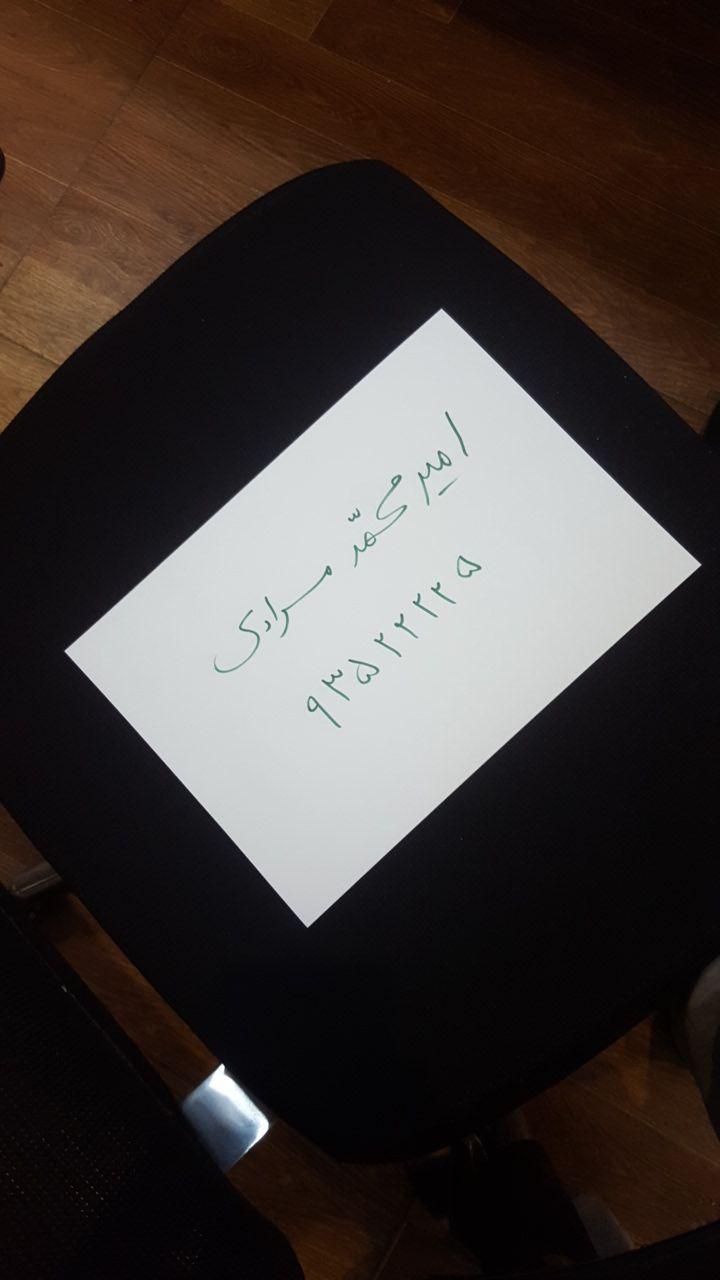
#> input picture HW10/Q1/Images/4.jpg, 720 x 1280 px
$ python app.py
#> lines starting #> are read from the running program, lines starting #| are printed output that depends on the picture; after the words box and inside, x2 and y2 are one past the last pixel; in counts of white or black regions, pixels touching at a corner belong together
import cv2 as cv
import numpy as np


def resize(img, height):
    (h, w) = img.shape[:2]
    r = height / float(h)
    dim = (int(w * r), height)
    return cv.resize(img, dim, interpolation=cv.INTER_AREA)


# load the image and compute the ratio of the old height
# to the new height, clone it, and resize it
img_num = "4"
image = cv.imread("./Images/" + img_num + ".jpg")
#> image is the input picture: shape (1280, 720, 3); mean B, G, R 56.4, 59.1, 66.8
ratio = image.shape[0] / 500.0
#> ratio = 2.56
orig = image.copy()

image = resize(image, 500)

# convert the image to grayscale, blur it, and find edges
# in the image
gray = cv.cvtColor(image, cv.COLOR_BGR2GRAY)
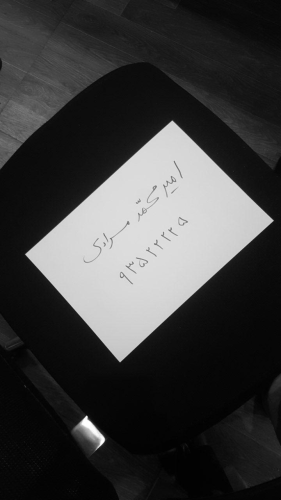
#> gray: shape (500, 281); min 0, max 255, mean 61.1
gray = cv.GaussianBlur(gray, (5, 5), 0)
print("STEP 1: Edge Detection")
edged = cv.Canny(gray, 75, 200)
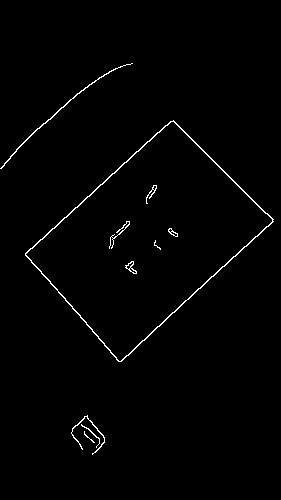
#> edged: shape (500, 281); 1.2% white in thin lines or dots, all inside (x1, y1, x2, y2) = (0, 63, 274, 455)

# show the original image and the edge detected image
cv.imshow("Image", image)
cv.waitKey(0)
cv.destroyAllWindows()
cv.imshow("Edged", edged)
cv.waitKey(0)
cv.destroyAllWindows()

# find the contours in the edged image, keeping only the
# largest ones, and initialize the screen contour
print("STEP 2: Find contours of paper")
cnts = cv.findContours(edged.copy(), cv.RETR_LIST, cv.CHAIN_APPROX_SIMPLE)
#> cnts = 16 contours, 8 with area under 20; largest, box (x1, y1, x2, y2) and area: (25, 120, 274, 362) 29376, (25, 121, 273, 362) 28912, (0, 63, 133, 169) 96, (125, 261, 137, 274) 56, (71, 415, 105, 455) 47, (168, 228, 178, 237) 35, (146, 185, 157, 204) 26, (126, 261, 134, 270) 23
cnts = cnts[len(cnts) - 2]
cnts = sorted(cnts, key=cv.contourArea, reverse=True)[:5]
#> cnts = 5 contours; box (x1, y1, x2, y2) and area: (25, 120, 274, 362) 29376, (25, 121, 273, 362) 28912, (0, 63, 133, 169) 96, (125, 261, 137, 274) 56, (71, 415, 105, 455) 47

# loop over the contours
for c in cnts:
    # approximate the contour
    peri = cv.arcLength(c, True)
    approx = cv.approxPolyDP(c, 0.02 * peri, True)

    # if our approximated contour has four points, then we
    # can assume that we have found our screen
    if len(approx) == 4:
        screenCnt = approx
        break
#> this loop made 1 pass
#> (peri, screenCnt) on pass 1: (706.4, [[173, 120], [25, 253], [118, 361], [273, 221]])

# show the contour (outline) of the piece of paper
cv.drawContours(image, [screenCnt], -1, (0, 255, 0), 2)
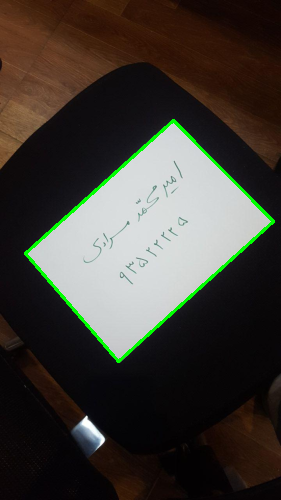
#> image: shape (500, 281, 3); mean B, G, R 54.3, 61.1, 64.8
cv.imshow("Outline", image)
cv.waitKey(0)
cv.destroyAllWindows()

# prepare four coordinates shape
pts = screenCnt.reshape(4, 2) * ratio
#> pts = [[442.9, 307.2], [64, 647.7], [302.1, 924.2], [698.9, 565.8]]
rect = np.zeros((4, 2), dtype="float32")

# coordinates: [ top-left, top-right, bottom-right, bottom-left]

# top-left point -> smallest sum
# bottom-right point -> largest sum
s = pts.sum(axis=1)
#> s = [750.1, 711.7, 1226.2, 1264.6]
rect[0] = pts[np.argmin(s)]
rect[2] = pts[np.argmax(s)]

# top-right point -> smallest difference,
# bottom-left ->largest difference
diff = np.diff(pts, axis=1)
#> diff = [-135.7, 583.7, 622.1, -133.1]
rect[1] = pts[np.argmin(diff)]
rect[3] = pts[np.argmax(diff)]

# define four point rectangle of coordinates
(tl, tr, br, bl) = rect

# top width = distance(top-left, top-right)
# bottom width = distance(bottom-left, bottom-right)
# rectangle width = max(top width, botton width)
topWidth = np.sqrt(((tr[0] - tl[0]) ** 2) + ((tr[1] - tl[1]) ** 2))
bottomWidth = np.sqrt(((br[0] - bl[0]) ** 2) + ((br[1] - bl[1]) ** 2))
maxWidth = max(int(topWidth), int(bottomWidth))

# right height = distance(top-right, bottom-right)
# left height = distance(top-left, bottom-left)
# rectangle width = max(right height, left height)
rightHeight = np.sqrt(((tr[0] - br[0]) ** 2) + ((tr[1] - br[1]) ** 2))
leftHeight = np.sqrt(((tl[0] - bl[0]) ** 2) + ((tl[1] - bl[1]) ** 2))
maxHeight = max(int(rightHeight), int(leftHeight))

# get top-down view of calculated rectangle
dst = np.array([
    [0, 0],
    [maxWidth - 1, 0],
    [maxWidth - 1, maxHeight - 1],
    [0, maxHeight - 1]], dtype="float32")

# compute the perspective transform matrix and then apply it
print("STEP 3: Apply perspective transform")
M = cv.getPerspectiveTransform(rect, dst)
warped2 = cv.warpPerspective(orig, M, (maxWidth, maxHeight))
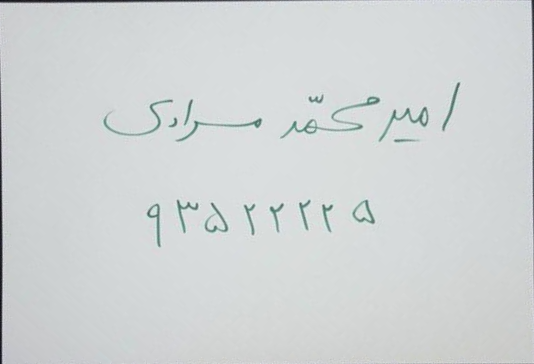
#> warped2: shape (364, 534, 3); mean B, G, R 213.2, 212.6, 208.5

# if you want thresholded gray scale output (like a scanner) uncomment lines below.
# warped = cv.cvtColor(warped, cv.COLOR_BGR2GRAY)
# T = cv.adaptiveThreshold(warped, 255, cv.ADAPTIVE_THRESH_GAUSSIAN_C, cv.THRESH_BINARY, 11, 0)

# show the original and scanned images
result = np.concatenate((resize(orig, height=300), resize(warped2, height=300)), axis=1)
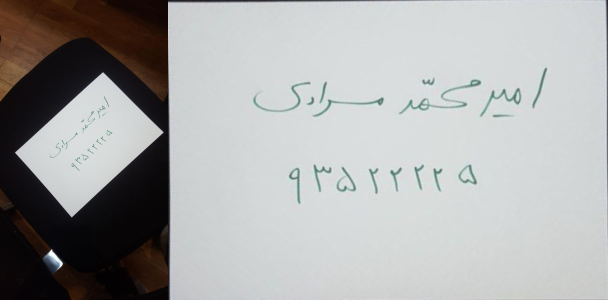
#> result: shape (300, 608, 3); mean B, G, R 169.9, 170.2, 169.3
cv.imwrite("./Outputs/" + img_num + ".jpg", result)
cv.imshow("Result", result)
cv.waitKey(0)

$ run again, with HW10/Q1/Images/1.jpg copied over HW10/Q1/Images/4.jpg
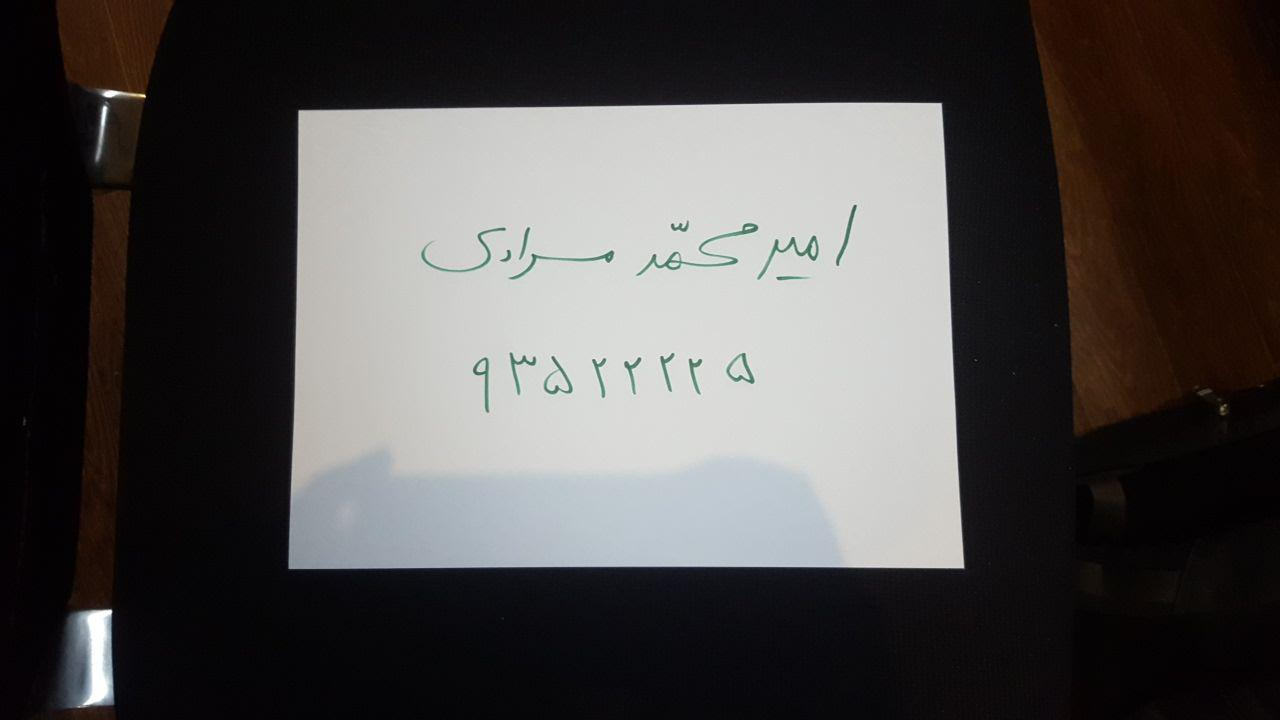
#> input picture HW10/Q1/Images/1.jpg, 1280 x 720 px
#> image is the input picture: shape (720, 1280, 3); mean B, G, R 74.5, 75.4, 78.2
#> `edged = cv.Canny(gray, 75, 200)`:
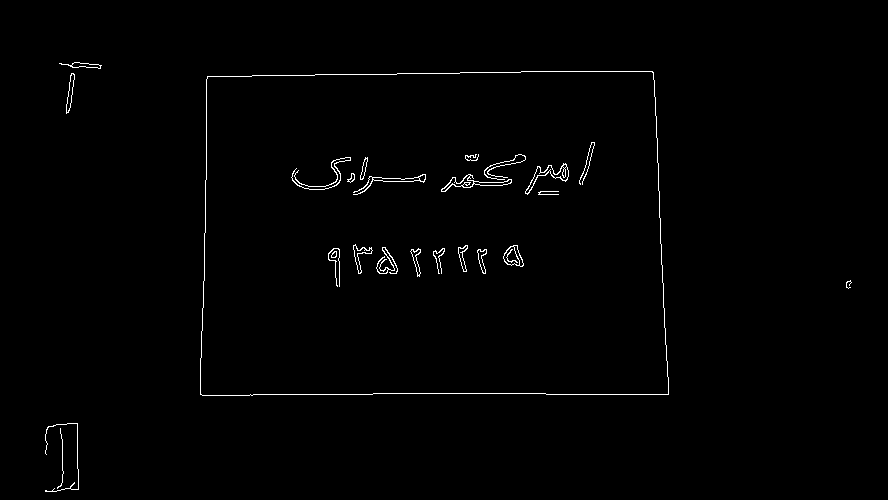
#> edged: shape (500, 888); 0.91% white in thin lines or dots, all inside (x1, y1, x2, y2) = (45, 62, 852, 492)
#> `cnts = cv.findContours(edged.copy(), cv.RETR_LIST, cv.CHAIN_APPROX_SIM..`: cnts = 46 contours, 14 with area under 20; largest, box (x1, y1, x2, y2) and area: (200, 71, 669, 396) 146422, (200, 71, 669, 396) 146419, (525, 163, 569, 195) 320, (441, 174, 512, 192) 314, (503, 245, 524, 267) 278
#> `cnts = sorted(cnts, key=cv.contourArea, reverse=True)[:5]`: cnts = 5 contours; box (x1, y1, x2, y2) and area: (200, 71, 669, 396) 146422, (200, 71, 669, 396) 146419, (525, 163, 569, 195) 320, (441, 174, 512, 192) 314, (503, 245, 524, 267) 278
#> the loop `for c in cnts:` made 1 pass
#> (peri, screenCnt) on pass 1: (1568.1, [[653, 72], [207, 76], [200, 394], [668, 394]])
#> image: shape (500, 888, 3)
#> pts = [[940.3, 103.7], [298.1, 109.4], [288, 567.4], [961.9, 567.4]]
#> s = [1044, 407.5, 855.4, 1529.3]
#> diff = [-836.6, -188.6, 279.4, -394.6]
#> `result = np.concatenate((resize(orig, height=300), resize(warped2, hei..`:
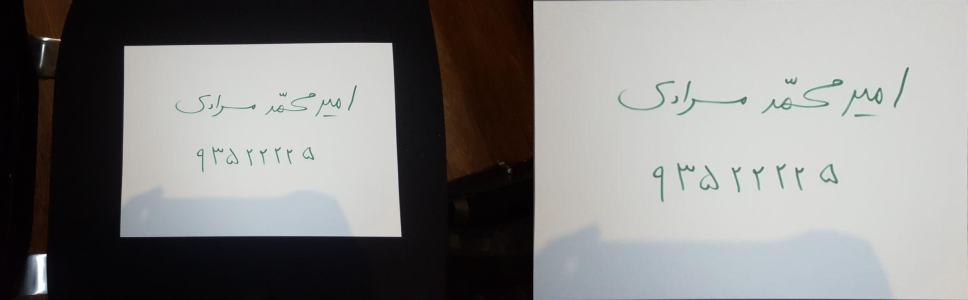
#> result: shape (300, 968, 3); mean B, G, R 131.8, 132.8, 133.3

$ run again, with HW10/Q1/Images/2.jpg copied over HW10/Q1/Images/4.jpg
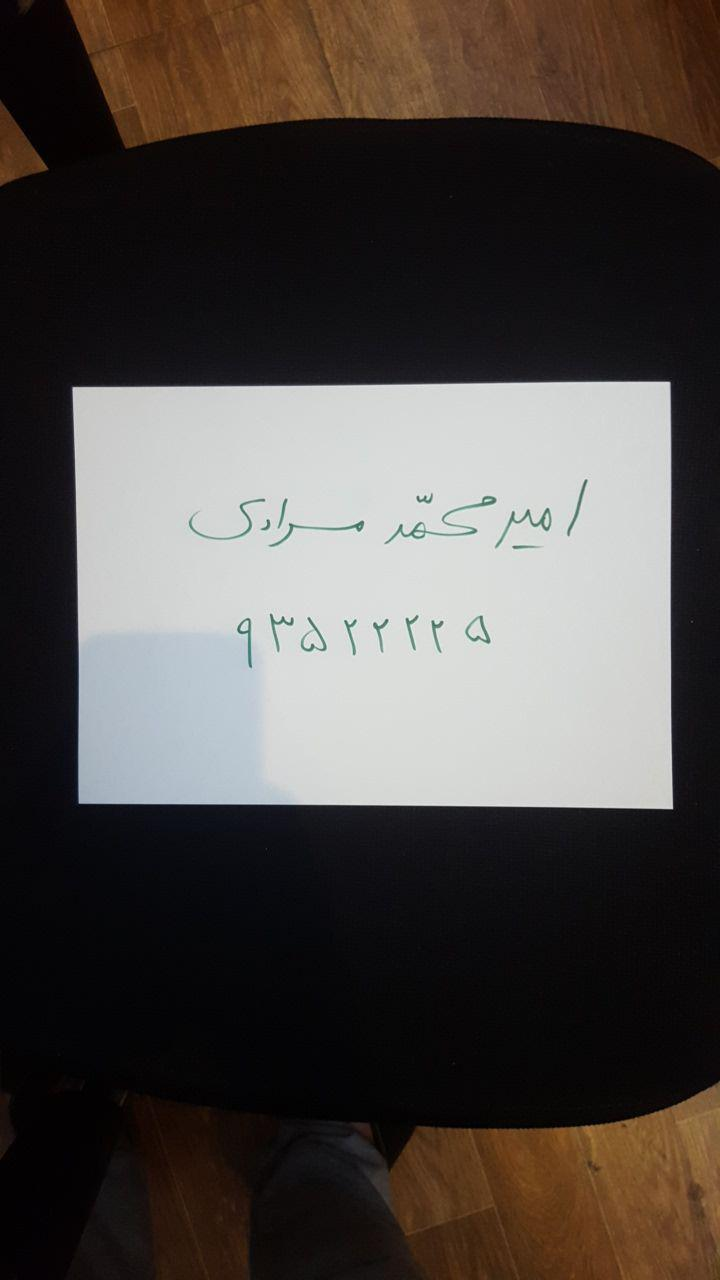
#> input picture HW10/Q1/Images/2.jpg, 720 x 1280 px
#> image is the input picture: shape (1280, 720, 3); mean B, G, R 69.8, 73.1, 78.6
#> `edged = cv.Canny(gray, 75, 200)`:
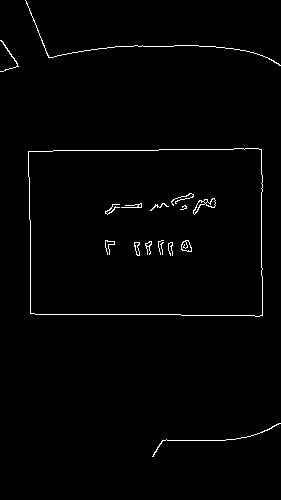
#> edged: shape (500, 281); 1.3% white in thin lines or dots
#> `cnts = cv.findContours(edged.copy(), cv.RETR_LIST, cv.CHAIN_APPROX_SIM..`: cnts = 25 contours, 15 with area under 20; largest, box (x1, y1, x2, y2) and area: (28, 148, 263, 317) 38220, (28, 148, 263, 317) 38218, (193, 198, 216, 215) 118, (181, 240, 192, 252) 85, (181, 240, 192, 252) 76
#> `cnts = sorted(cnts, key=cv.contourArea, reverse=True)[:5]`: cnts = 5 contours; box (x1, y1, x2, y2) and area: (28, 148, 263, 317) 38220, (28, 148, 263, 317) 38218, (193, 198, 216, 215) 118, (181, 240, 192, 252) 85, (181, 240, 192, 252) 76
#> the loop `for c in cnts:` made 1 pass
#> (peri, screenCnt) on pass 1: (801.7, [[261, 149], [28, 151], [30, 313], [262, 315]])
#> image: shape (500, 281, 3)
#> pts = [[668.2, 381.4], [71.68, 386.6], [76.8, 801.3], [670.7, 806.4]]
#> s = [1049.6, 458.2, 878.1, 1477.1]
#> diff = [-286.7, 314.9, 724.5, 135.7]
#> `result = np.concatenate((resize(orig, height=300), resize(warped2, hei..`:
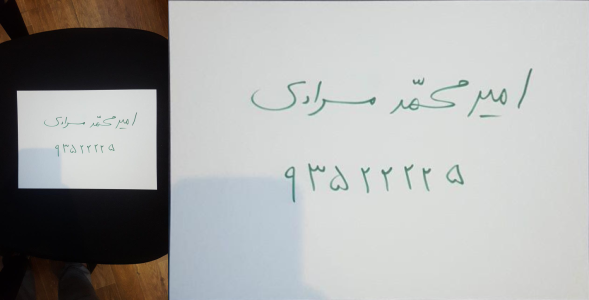
#> result: shape (300, 589, 3); mean B, G, R 170.1, 171.1, 170

$ run again, with HW10/Q1/Images/5.jpg copied over HW10/Q1/Images/4.jpg
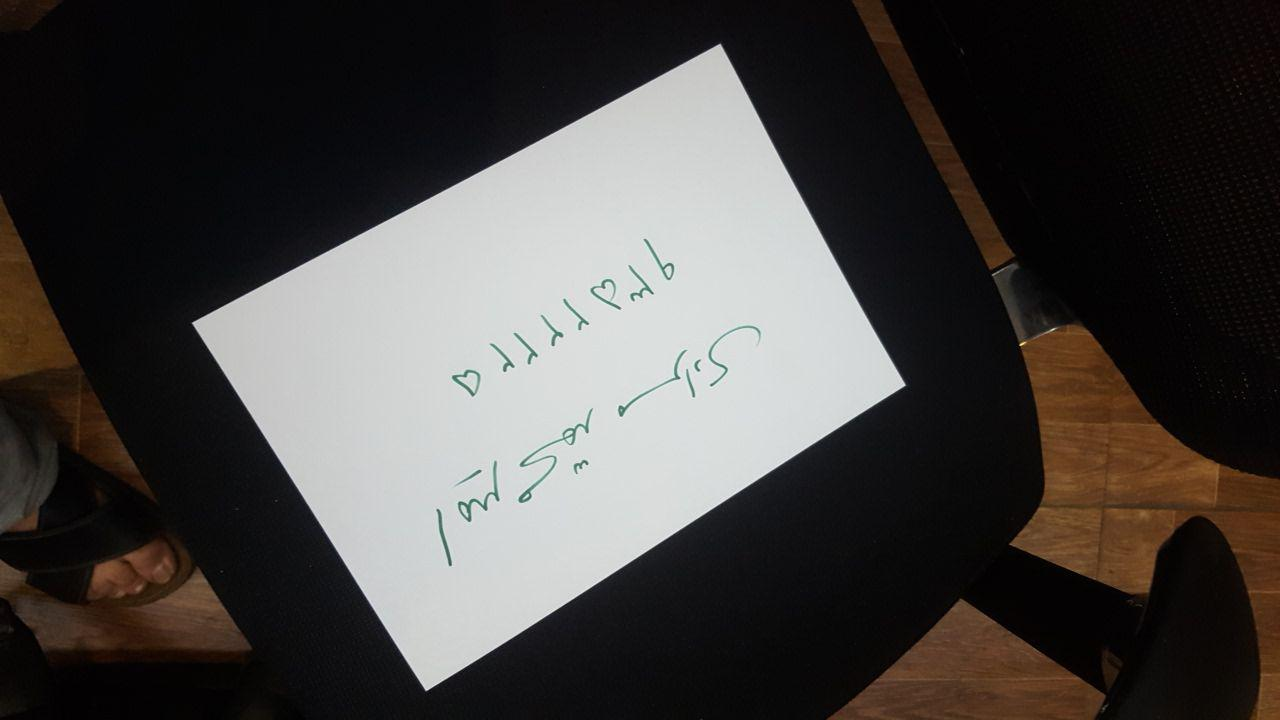
#> input picture HW10/Q1/Images/5.jpg, 1280 x 720 px
#> image is the input picture: shape (720, 1280, 3); mean B, G, R 65.2, 67.4, 70.5
#> `edged = cv.Canny(gray, 75, 200)`:
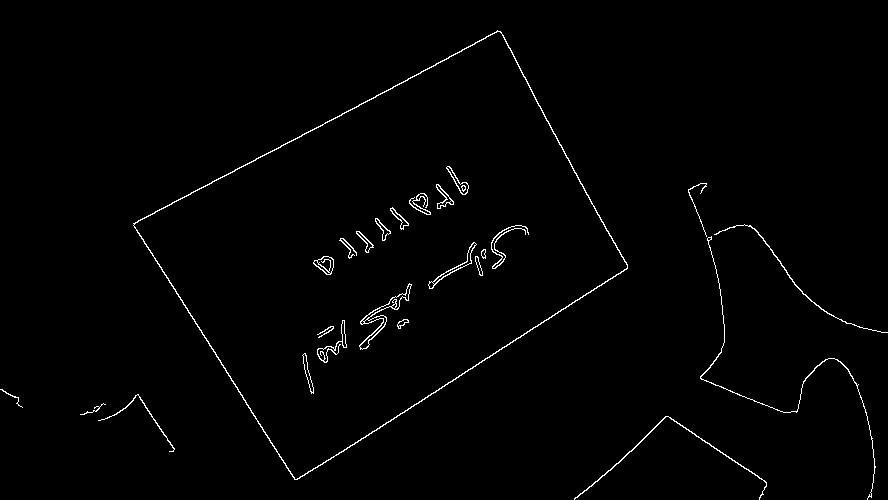
#> edged: shape (500, 888); 1.2% white in thin lines or dots
#> `cnts = cv.findContours(edged.copy(), cv.RETR_LIST, cv.CHAIN_APPROX_SIM..`: cnts = 50 contours, 11 with area under 20; largest, box (x1, y1, x2, y2) and area: (133, 30, 628, 480) 116020, (133, 31, 628, 480) 115334, (359, 283, 412, 350) 514, (313, 256, 334, 275) 238, (428, 242, 477, 289) 236
#> `cnts = sorted(cnts, key=cv.contourArea, reverse=True)[:5]`: cnts = 5 contours; box (x1, y1, x2, y2) and area: (133, 30, 628, 480) 116020, (133, 31, 628, 480) 115334, (359, 283, 412, 350) 514, (313, 256, 334, 275) 238, (428, 242, 477, 289) 236
#> the loop `for c in cnts:` made 1 pass
#> (peri, screenCnt) on pass 1: (1480.9, [[500, 31], [133, 223], [294, 479], [627, 268]])
#> image: shape (500, 888, 3)
#> pts = [[720, 44.64], [191.5, 321.1], [423.4, 689.8], [902.9, 385.9]]
#> s = [764.6, 512.6, 1113.1, 1288.8]
#> diff = [-675.4, 129.6, 266.4, -517]
#> `result = np.concatenate((resize(orig, height=300), resize(warped2, hei..`:
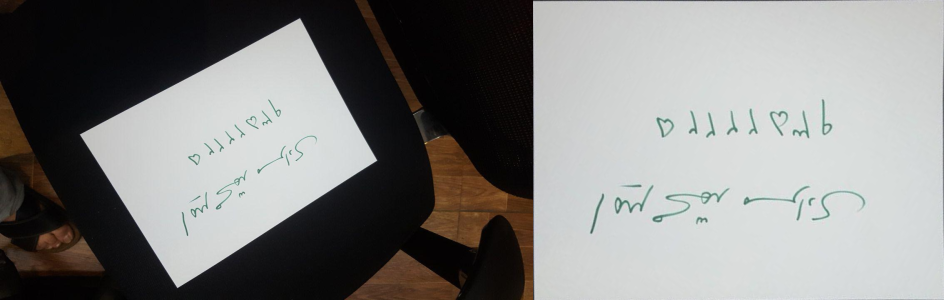
#> result: shape (300, 944, 3); mean B, G, R 129, 130.5, 130.8
